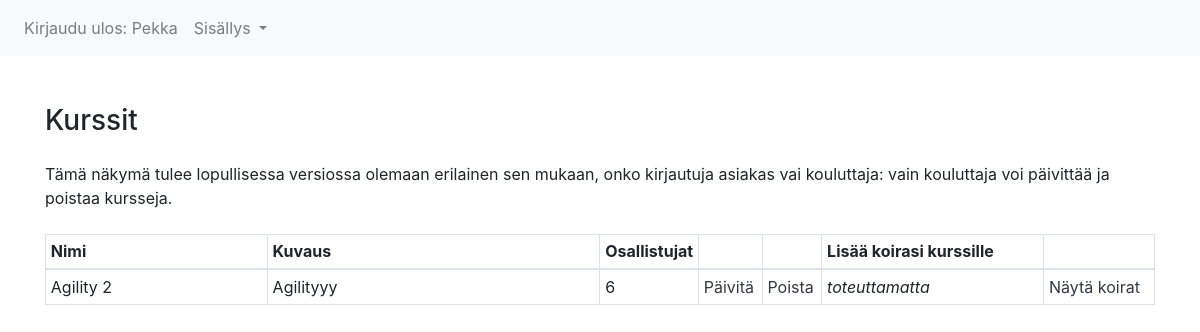
The app's page /courses (signed in) with its own data.
### application/auth/models.py (models this page shows, shortened)
class User(Base):
    __tablename__ = "account"
    username = db.Column(db.String(144), unique=True, nullable=False)
    password = db.Column(db.String(144), nullable=False)
    dogs = db.relationship("Dog", backref='account', lazy=True)

### application/courses/models.py (models this page shows, shortened)
class Course(Base):
    __tablename__ = "course"
    description = db.Column(db.String(400), nullable=False)
    max_participants = db.Column(db.Integer, nullable=False)
    enrolment = db.relationship("Enrolment", backref='course', lazy=True)

### application/courses/views.py (the view)
@app.route("/courses", methods=["GET"])
def courses_index():
    return render_template("courses/list.html", courses=Course.query.all())

### application/__init__.py (called while the page is built)
@login_manager.user_loader
def load_user(user_id):
    return User.query.get(user_id)

### application/templates/courses/list.html
{% extends "layout.html" %}
{% block body %}
    <div class="row justify-content-md-center mt-5">
        <div class="col-12 ">
            <h3 class="mb-4">Kurssit</h3>
            <p class="mb-4">Tämä näkymä tulee lopullisessa versiossa olemaan erilainen sen mukaan,
                onko kirjautuja asiakas vai kouluttaja: vain kouluttaja voi päivittää ja poistaa kursseja.</p>
            <table class="table table-sm table-bordered table-hover">
                <thead>
                    <tr>
                    <th scope="col" style="width: 20%">Nimi</th>
                    <th scope="col" style="width: 30%">Kuvaus</th>
                    <th scope="col" style="width: 5%">Osallistujat</th>
                    <th scope="col" style="width: 7,5%"></th>
                    <th scope="col" style="width: 7,5%"></th>
                    <th scope="col" style="width: 20%">Lisää koirasi kurssille</th>
                    <th scope="col" style="width: 10%"></th>
                    </tr>
                </thead>
                {% for course in courses %}
                <tr>
                <td>{{ course.name }}</td>
                <td>{{ course.description }}</td>
                <td>{{ course.max_participants }}</td>
                <td><a href="/courses/update/{{course.id}}" class="text-dark">Päivitä</a></td>
                <td><a href="/courses/delete/{{course.id}}" class="text-dark">Poista</a></td>
                <td><i>toteuttamatta</i></td>
                <td><a href="#" class="text-dark">Näytä koirat</a></td>
                </tr>
                {% endfor %}
            </table>
        </div>
    </div>
{% endblock %}

### application/templates/layout.html (shortened to what this page needs)
<!DOCTYPE html>
<html>
  <head>
    <link rel="stylesheet" href="https://stackpath.bootstrapcdn.com/bootstrap/4.4.1/css/bootstrap.min.css">
  </head>
  <body>
    <nav class="navbar navbar-expand-sm navbar-light bg-light">
        <ul class="navbar-nav mr-auto">
          {% if current_user.is_authenticated %}
            <li class="nav-item">
              <a class="nav-link" href="{{ url_for('auth_logout') }}">Kirjaudu ulos: {{ current_user.name }}</a>
            </li>
          {% endif %}
          {% if current_user.is_authenticated %}
          <li class="nav-item dropdown">
            <a class="nav-link dropdown-toggle" href="#" id="navbarDropdown" role="button" data-toggle="dropdown" aria-haspopup="true" aria-expanded="false">
              Sisällys
            </a>
          </li>
          {% endif %}
    </nav>
    <div class="container" >
      {% block body %}{% endblock %}
    </div>
  </body>
</html>

### records on screen
User: name "Pekka"
Course: name "Agility 2", description "Agilityyy", max_participants "6"
